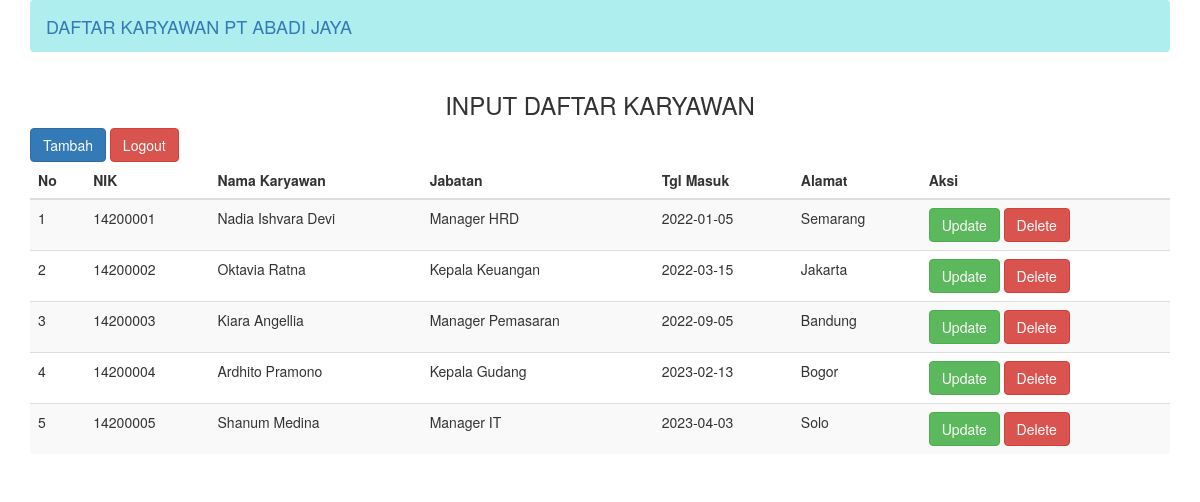
The app's page /home.php with its own data.
### tables this page shows
CREATE TABLE `tb_karyawan` (
  `no` int(5) NOT NULL,
  `nik` varchar(50) DEFAULT NULL,
  `nama_karyawan` varchar(100) DEFAULT NULL,
  `jabatan` varchar(100) DEFAULT NULL,
  `tgl_masuk` date DEFAULT NULL,
  `alamat` varchar(100) DEFAULT NULL
);

### home.php (the view, shortened to what this page needs)
<?php
include "../koneksi.php";
?>
<!DOCTYPE html>
<html lang="en">
<head>
<div class="container">
<nav class="navbar navbar-light" style="background-color: #afeeee;">
	<a class="navbar-brand" href="#">DAFTAR KARYAWAN PT ABADI JAYA</a>
</nav>
</div>
	<link href="../bootstrap/css/bootstrap.min.css" rel="stylesheet">
</head>
<body>
<div class="container">
	<div class="row">
		<div class="col-md-12">
			<h3 class="text-center">INPUT DAFTAR KARYAWAN</h3>
	<a class="btn btn-primary" href="tambah_data.php" role="button">Tambah</a>
	<a class="btn btn-danger" href="../logout.php" role="button">Logout</a>
	<table class="table table-striped">
	<thead>
		<tr>
			<th>No</th>
			<th>NIK</th>
			<th>Nama Karyawan</th>
			<th>Jabatan</th>
			<th>Tgl Masuk</th>
			<th>Alamat</th>
			<th>Aksi</th>
		</tr>
	</thead>
	<tbody>
		<?php
		$no=1;
		$query="select * from tb_karyawan";
		$query_r = mysqli_query($connect, $query);
		while ($result = mysqli_fetch_array($query_r))
		{
		?>
		<tr>
			<td><?php echo $no;?></td>
			<td><?php echo $result ['nik'];?></td>
			<td><?php echo $result ['nama_karyawan'];?></td>
			<td><?php echo $result ['jabatan'];?></td>
			<td><?php echo $result ['tgl_masuk'];?></td>
			<td><?php echo $result ['alamat'];?></td>
			<td>
			<a class="btn btn-success" href="update_data.php?id=<?php echo $result['no'];?>">Update</a>
			<a class="btn btn-danger"  href="delete.php?id=<?php echo $result['no'];?>">Delete</a>
			</td>
		</tr>
		<?php
		$no++;
	}
	?>
	</tbody>
	</table>
</div>
</div>
</body>
</html>

### records on screen
tb_karyawan: nik "14200001", nama_karyawan "Nadia Ishvara Devi", jabatan "Manager HRD", tgl_masuk "2022-01-05", alamat "Semarang"
tb_karyawan: nik "14200002", nama_karyawan "Oktavia Ratna", jabatan "Kepala Keuangan", tgl_masuk "2022-03-15", alamat "Jakarta"
tb_karyawan: nik "14200003", nama_karyawan "Kiara Angellia", jabatan "Manager Pemasaran", tgl_masuk "2022-09-05", alamat "Bandung"
tb_karyawan: nik "14200004", nama_karyawan "Ardhito Pramono", jabatan "Kepala Gudang", tgl_masuk "2023-02-13", alamat "Bogor"
tb_karyawan: nik "14200005", nama_karyawan "Shanum Medina", jabatan "Manager IT", tgl_masuk "2023-04-03", alamat "Solo"
